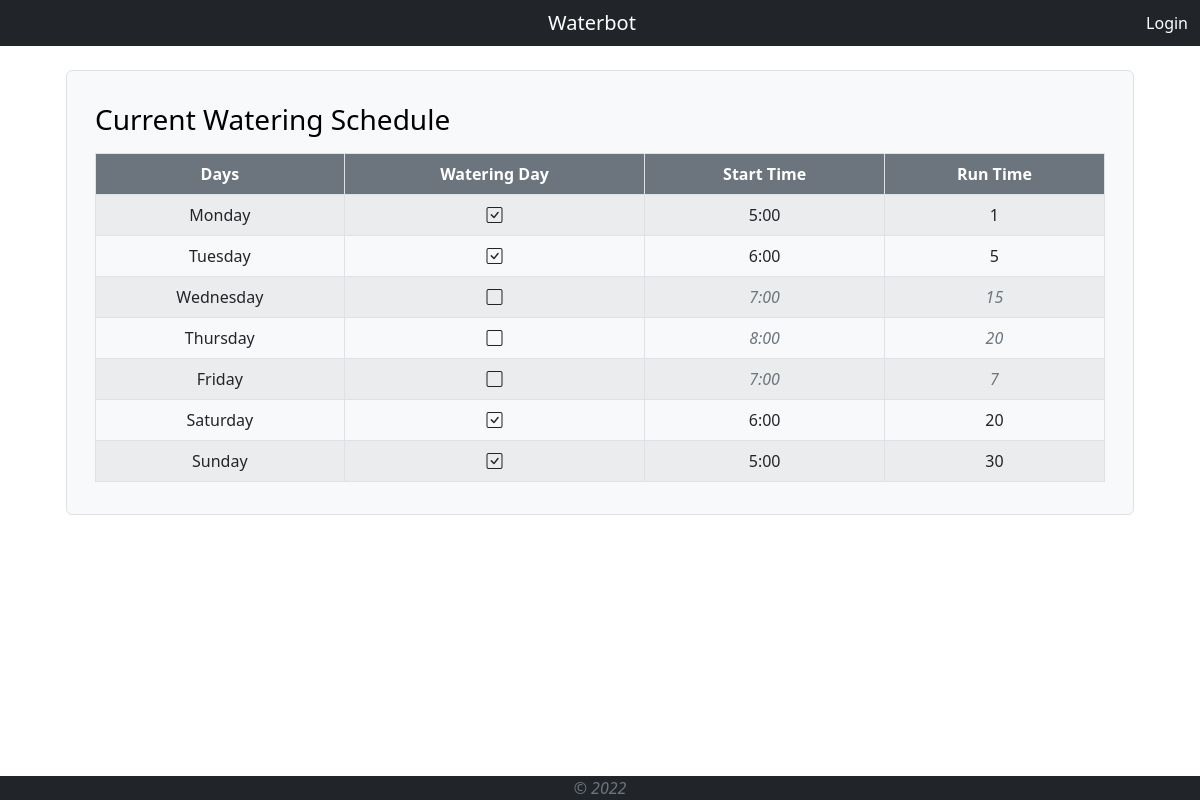
Before: / with the older database file.
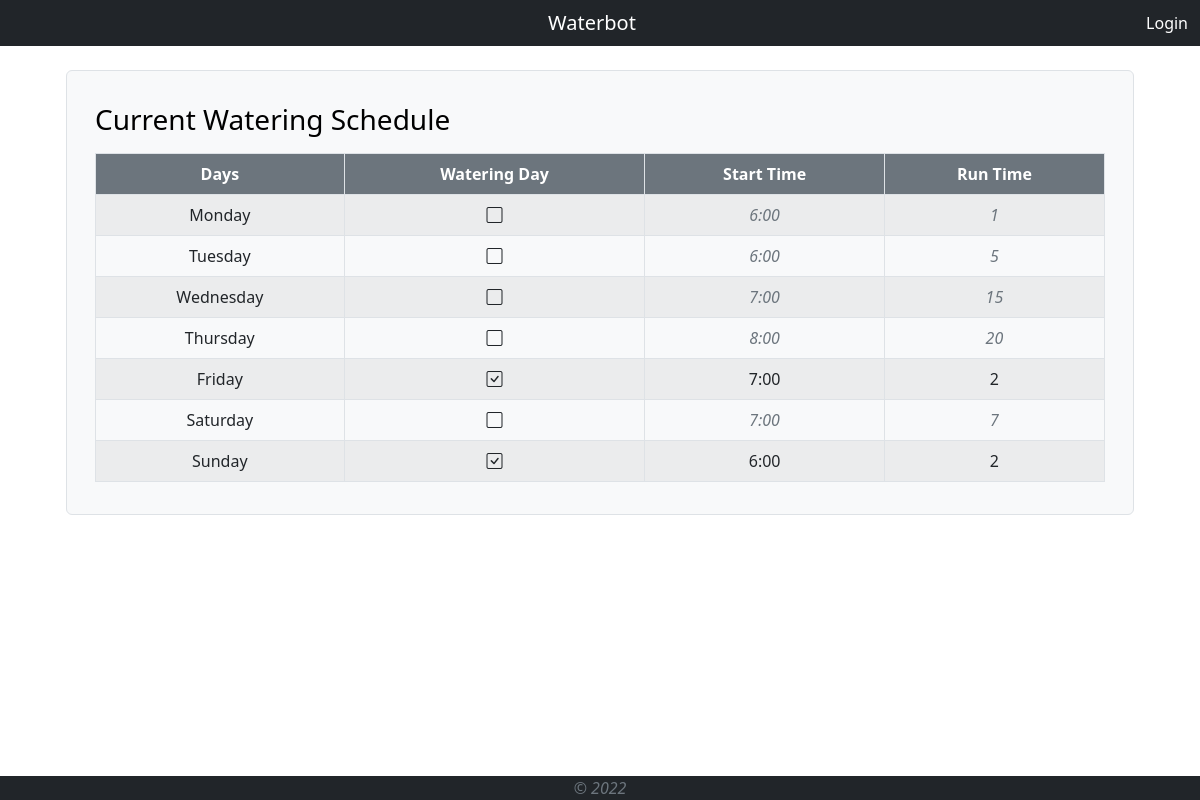
After: the same page with the newer database file.
### tables this page shows
CREATE TABLE schedule (id INTEGER PRIMARY KEY AUTOINCREMENT NOT NULL, day TEXT NOT NULL, active  TEXT NOT NULL, time DATETIME, runtime DATETIME);

### app.py (the view, shortened to what this page needs)
@app.route('/', methods=["GET", "POST"])
def index():
    conn = get_db_connection()
    schedule = conn.execute('SELECT * FROM schedule').fetchall()
    conn.close()
    return render_template('index.html', schedule = schedule, times=times, runtimes=runtimes)

### app.py (called while the page is built)
def get_db_connection():
    conn = sqlite3.connect('waterbot.db')
    conn.row_factory = sqlite3.Row
    return conn

### templates/index.html (shortened to what this page needs)
{% extends "template.html" %}
{% block content %}
<div class="container mt-3">
	<h3>Current Watering Schedule</h3>
	{% if session["user_id"] %}
	<form action="/" method="POST">
	<table class="table table-bordered table-striped table-hover text-center">
		<thead class="text-bg-dark"><tr>
			<th>
				Days
			</th>
			<th>
				Watering Day
			</th>
			<th>
				Start Time
			</th>
			<th>
				Run Time
			</th>
		</tr></thead>
		{% for day in schedule %}
		<tr>
			<td>
				{{ day['day'] }}
			</td>
			<td>
				{% if day['active'] == 'YES' %}
				<input class="form-check-input" type="checkbox" name="{{day['day']}}" checked>
				{% else %}
				<input class="form-check-input" type="checkbox" name="{{day['day']}}">
				{% endif %}
			</td>
			<td>
				<select class="form-select" name="time{{ day['day'] }}">
					{% for time in times %}
						{% if time==day['time'] %}
						<option value="{{ time }}" selected>{{ time }}</option>
						{% else %}
						<option value="{{ time }}" >{{ time }}</option>
						{% endif %}
					{% endfor %}
				</select>
			</td>
			<td>
				<select class="form-select" name="runtime{{ day['day'] }}">
					{% for runt in runtimes %}
						{% if runt==day['runtime'] %}
						<option value="{{ runt }}" selected>{{ runt }}</option>
						{% else %}
						<option value="{{ runt }}" >{{ runt }} </option>
						{% endif %}
					{% endfor %}
				</select>
			</td>
		</tr>
		{% endfor %}
		</table>
		<div class="text-end">
				<a class="btn btn-secondary" href="/">Cancel Changes</a>
				<button class="btn btn-success">Save Changes</button>
			</form>
		</div>
	{% else %}
	<table class="table table-bordered table-striped table-hover text-center">
		<thead class="text-bg-secondary"><tr>
			<th>
				Days
			</th>
			<th>
				Watering Day
			</th>
			<th>
				Start Time
			</th>
			<th>
				Run Time
			</th>
		</tr></thead>
		{% for day in schedule %}
		<tr>
			<td>
				{{ day['day'] }}
			</td>
			{% if day['active'] == 'YES' %}
			<td>
				<i class="bi bi-check-square"></i>
			</td>
			<td>
				{{ day['time'] }}
			</td>
			<td>
				{{ day['runtime'] }}
			</td>
			{% else %}
			<td>
				<i class="bi bi-square"></i>
			</td>
			<td class="text-muted">
				<i>
					{{ day['time'] }}
				</i>
			</td>
			<td class="text-muted">
				<i>
					{{ day['runtime'] }}
				</i>
			</td>
			{% endif %}
		</tr>
		{% endfor %}
	{% endif %}
	</table>
	</div>
</div>
{% endblock %}

Changed rows visible on the page:
changed schedule "Monday": active "YES" → "NO" (drawn); time "5:00" → "6:00"
changed schedule "Tuesday": active "YES" → "NO" (drawn)
changed schedule "Friday": active "NO" → "YES" (drawn); runtime "7" → "2"
changed schedule "Saturday": active "YES" → "NO" (drawn); time "6:00" → "7:00"; runtime "20" → "7"
changed schedule "Sunday": time "5:00" → "6:00"; runtime "30" → "2"
